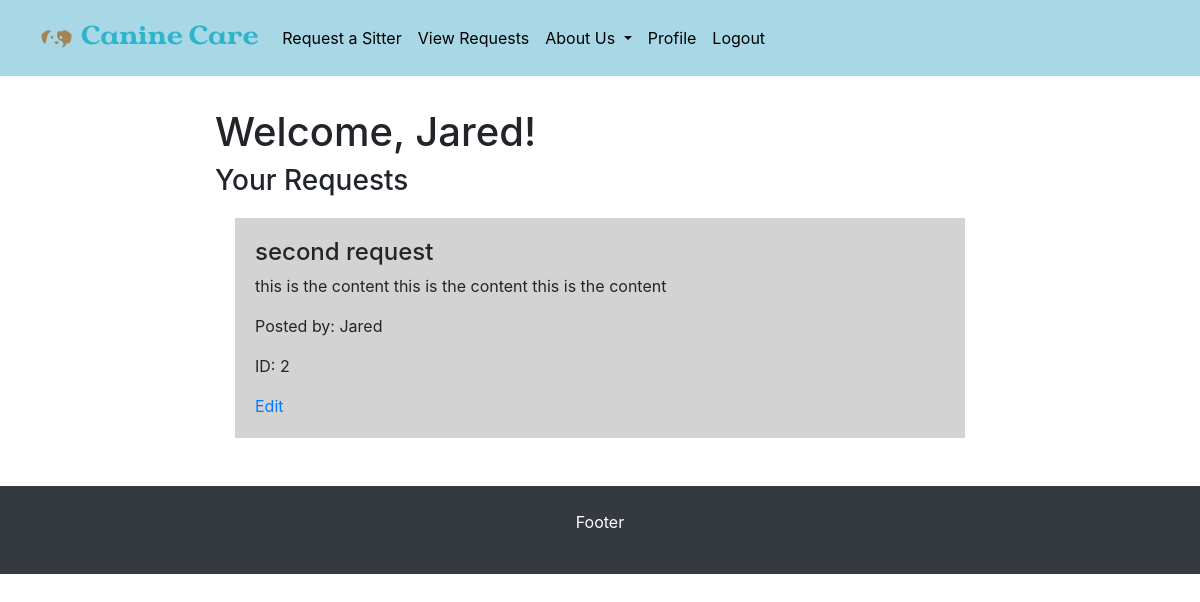
The page /profile/ (signed in) on the database its author committed.
### project/models.py (models this page shows)
class User(UserMixin, db.Model):
    id = db.Column(db.Integer, primary_key=True, autoincrement=True)
    email = db.Column(db.String(100), unique=True)
    password = db.Column(db.String(100))
    name = db.Column(db.String(100), unique = True)

class Reqs(db.Model):
    id = db.Column(db.Integer, primary_key=True, autoincrement=True)
    title = db.Column(db.String(50))
    content = db.Column(db.String(1000))
    poster = db.Column(db.String(100))
    image = db.Column(db.String(100), unique = True)

### project/main.py (the view)
@main.route('/profile/')
@login_required
def profile():
    return render_template('profile.html', reqs=Reqs.query.all(), name=current_user.name)

### project/__init__.py (called while the page is built)
def create_app():
    app = Flask(__name__)
    app.config['SECRET_KEY'] = 'secret-key-goes-here'
    app.config['SQLALCHEMY_DATABASE_URI'] = 'sqlite:///db.sqlite'
    db.init_app(app)
    login_manager = LoginManager()
    login_manager.login_view = 'auth.login'
    login_manager.init_app(app)
    from .models import User
    @login_manager.user_loader
    def load_user(user_id):
        return User.query.get(int(user_id))
    from .auth import auth as auth_blueprint
    app.register_blueprint(auth_blueprint)
    from .main import main as main_blueprint
    app.register_blueprint(main_blueprint)
    return app

### project/templates/profile.html (shortened to what this page needs)
{% extends "base.html" %}
{% block content %}
<h1 class="title">
  Welcome, {{ name }}!
</h1>
<h3>Your Requests</h3>
{% for req in reqs %}
  {% if req.poster == name %}
    <div class='request'>
      <h4>{{ req.title }}</h4>
      <p>{{ req.content }}</p>
      <p>Posted by: {{ req.poster }}</p>
      <p>ID: {{ req.id }}</p>
      <a href="{{ url_for('main.editrequest', id=req.id) }}">Edit</a>
    </div>
  {% endif %}
{% endfor %}
{% endblock %}

### project/static/styles/global.css (style rules this page uses)
body { background-color: white; }
.request { padding: 20px; margin: 20px; background-color: lightgray; }
:root { --text-colour: #050315; --background-colour: #a8d7e6; --primary-colour: #f7f7df; --secondary-colour: #f8e9b4; --accent-colour: #2fb5ca; }

### rows shown on the page
User: name "Jared"
Reqs: title "second request", content "this is the content this is the content this is the content", poster "Jared", id "2"
